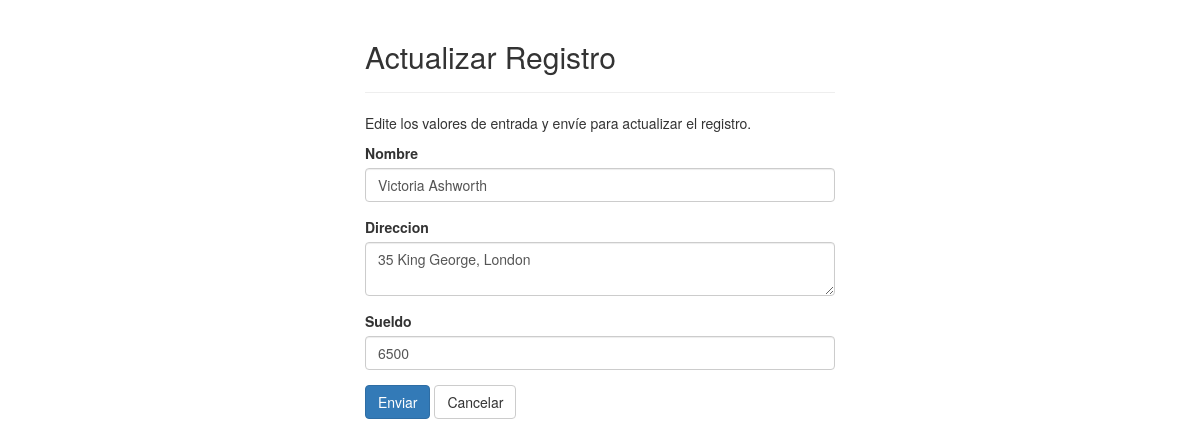
The app's page /actualizar.php?id=2 with its own data.
### tables this page shows
CREATE TABLE `employees` (
  `id` int(11) NOT NULL,
  `name` varchar(100) NOT NULL,
  `address` varchar(255) NOT NULL,
  `salary` int(10) NOT NULL,
  `edad` int(3) NOT NULL
);

### actualizar.php (the view, shortened to what this page needs)
<?php
require_once "config.php";
$name = $address = $salary = "";
$name_err = $address_err = $salary_err = "";
if(isset($_POST["id"]) && !empty($_POST["id"])){
    $id = $_POST["id"];
    $input_name = trim($_POST["name"]);
    if(empty($input_name)){
        $name_err = "Por favor ingrese un nombre.";
    } elseif(!filter_var($input_name, FILTER_VALIDATE_REGEXP, array("options"=>array("regexp"=>"/^[a-zA-Z\s]+$/")))){
        $name_err = "Por favor ingrese un nombre válido.";
    } else{
        $name = $input_name;
    }
    $input_address = trim($_POST["address"]);
    if(empty($input_address)){
        $address_err = "Por favor ingrese una dirección.";
    } else{
        $address = $input_address;
    }
    $input_salary = trim($_POST["salary"]);
    if(empty($input_salary)){
        $salary_err = "Por favor ingrese el monto del salario del empleado.";
    } elseif(!ctype_digit($input_salary)){
        $salary_err = "Por favor ingrese un valor positivo y válido.";
    } else{
        $salary = $input_salary;
    }
    if(empty($name_err) && empty($address_err) && empty($salary_err)){
        $sql = "UPDATE employees SET name=?, address=?, salary=? WHERE id=?";
        if($stmt = mysqli_prepare($link, $sql)){
            mysqli_stmt_bind_param($stmt, "sssi", $param_name, $param_address, $param_salary, $param_id);
            $param_name = $name;
            $param_address = $address;
            $param_salary = $salary;
            $param_id = $id;
            if(mysqli_stmt_execute($stmt)){
                header("location: index.php");
                exit();
            } else{
                echo "Something went wrong. Please try again later.";
            }
        }
        mysqli_stmt_close($stmt);
    }
    mysqli_close($link);
} else{
    if(isset($_GET["id"]) && !empty(trim($_GET["id"]))){
        $sql = "SELECT * FROM employees WHERE id = ?";
        if($stmt = mysqli_prepare($link, $sql)){
            mysqli_stmt_bind_param($stmt, "i", $param_id);
            if(mysqli_stmt_execute($stmt)){
                $result = mysqli_stmt_get_result($stmt);
                if(mysqli_num_rows($result) == 1){
                    $row = mysqli_fetch_array($result, MYSQLI_ASSOC);
                    $name = $row["name"];
                    $address = $row["address"];
                    $salary = $row["salary"];
                } else{
                    header("location: error.php");
                    exit();
                }
            } else{
                echo "Oops! Something went wrong. Please try again later.";
            }
        }
    }  else{
        header("location: error.php");
        exit();
    }
}
?>
<!DOCTYPE html>
<html lang="en">
<head>
    <link rel="stylesheet" href="https://maxcdn.bootstrapcdn.com/bootstrap/3.3.7/css/bootstrap.css">
</head>
<body>
    <div class="wrapper">
        <div class="container-fluid">
            <div class="row">
                <div class="col-md-12">
                    <div class="page-header">
                        <h2>Actualizar Registro</h2>
                    </div>
                    <p>Edite los valores de entrada y envíe para actualizar el registro.</p>
                    <form action="<?php echo htmlspecialchars(basename($_SERVER['REQUEST_URI'])); ?>" method="post">
                        <div class="form-group <?php echo (!empty($name_err)) ? 'has-error' : ''; ?>">
                            <label>Nombre</label>
                            <input type="text" name="name" class="form-control" value="<?php echo $name; ?>">
                        </div>
                        <div class="form-group <?php echo (!empty($address_err)) ? 'has-error' : ''; ?>">
                            <label>Direccion</label>
                            <textarea name="address" class="form-control"><?php echo $address; ?></textarea>
                        </div>
                        <div class="form-group <?php echo (!empty($salary_err)) ? 'has-error' : ''; ?>">
                            <label>Sueldo</label>
                            <input type="text" name="salary" class="form-control" value="<?php echo $salary; ?>">
                        </div>
                        <input type="submit" class="btn btn-primary" value="Enviar">
                        <a href="index.php" class="btn btn-default">Cancelar</a>
                    </form>
                </div>
            </div>
        </div>
    </div>
</body>
</html>

### actualizar.php (style rules this page uses)
.wrapper { width: 500px; margin: 0 auto; }

### records on screen
employees: name "Victoria Ashworth", address "35 King George, London", salary "6500"
